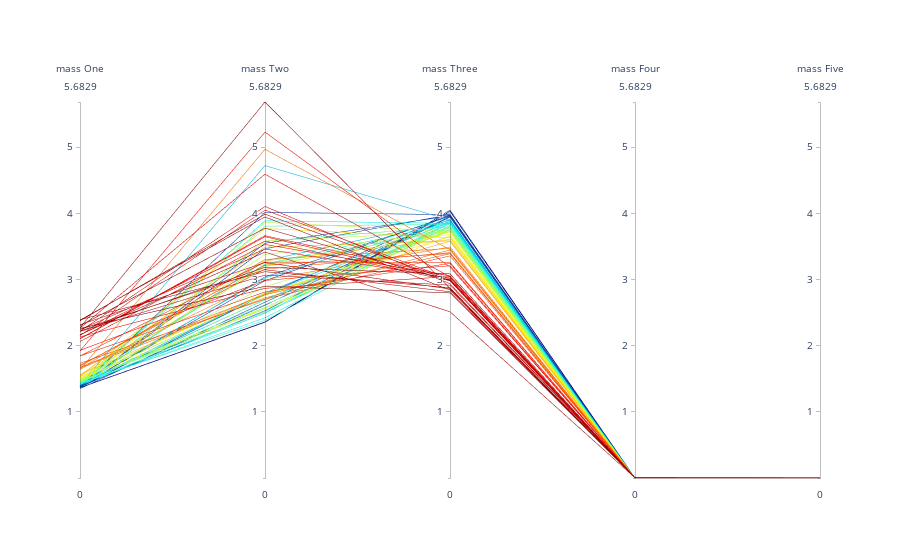

Source (notebook cell):
### Markdown cell above
# SWAP MASSES TWO AND THREE

### Code cell
fig = go.Figure(data =
    go.Parcoords(
        line = dict(color = alpha, colorscale = px.colors.sequential.Jet),
        dimensions = figure
    )
)
fig.show()
